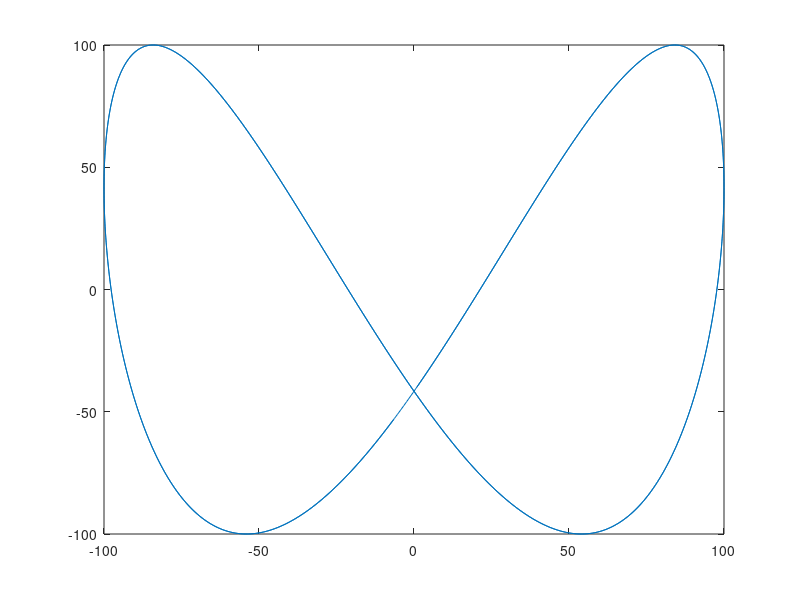

The MATLAB script that drew this image: (Note: this script raises an error after producing the figure.)
% Dy6
clc
close all
clearvars

%
datafull = importdata('ue6_EKF.txt');
data = datafull.data;
data2 = flip(data);
clear datafull

% wahr
dt = 0.01;
t = 0.01:dt:12.5;
yw = 100 * cos(2*t-2);
xw = 100 * sin(t);
figure
plot(xw,yw)

% RW
% sigma_p = sqrt(0.1);
% sigma_r = sqrt(0.01);
% F = [0,0;0,0];
% G = [1,0;0,1];
% A = [-F,G * eye(2) * sigma_p^2 * G';zeros(2),F'] * dt;
% B = expm(A);
% Phi = B(3:4,3:4)';
% Q = Phi * B(1:2,1:2);
% R = sigma_r^2;
% 
% x1 = zeros(length(data)+1,2);
% x1(1,:) = [0,-41.61];
% x1 = x1';
% P1 = zeros(2,2,length(data)+1);
% P1(:,:,1) = [10,0;0,10];

xp1 = -130.56;
yp1 = 0;
xp2 = 13.10;
yp2 = -100.35;
% for i = 1:length(data)
%     xnn_p = Phi * x1(:,i);
%     para = sqrt((xp1 - x1(1,i))^2 + (yp1 - x1(2,i))^2);
%     z = data(i,2);
%     H = [(xp1 - x1(1,i))/para,(yp1 - x1(2,i))/para];
%     Pnnp = Phi * P1(:,:,i) * Phi' + Q;
%     K = Pnnp * H' * inv(H * Pnnp * H' + R);
%     x1(:,i+1) = xnn_p + K * (z - H * xnn_p);
%     P1(:,:,i+1) = (eye(2) - K * H) * Pnnp;
% end


% IRW
xa = 0;
ya = -41.61;
[x21,P21] = IRW(data,xa,ya,xp1,yp1);
[x22,P22] = IRW(data,xa,ya,xp2,yp2);



[x23,P23] = IRW(data2,x21(1,end),x21(3,end),xp1,yp1);
[x24,P24] = IRW(data2,x22(1,end),x22(3,end),xp2,yp2);

x23f = flip(x23,2);
P23f = flip(P23,3);

x24f = flip(x24,2);
P24f = flip(P24,3);

x25 = zeros(4,1251);
P25 = zeros(4,4,1251);
for i = 1:1251
    P25(:,:,i) = inv(inv(P21(:,:,i)) + inv(P23f(:,:,i)));
    x25(:,i) = P25(:,:,i) * (inv(P21(:,:,i)) * x21(:,i) + inv(P23f(:,:,i)) * x23f(:,i));
end

x26 = zeros(4,1251);
P26 = zeros(4,4,1251);
for i = 1:1251
    P26(:,:,i) = inv(inv(P22(:,:,i)) + inv(P24f(:,:,i)));
    x26(:,i) = P26(:,:,i) * (inv(P22(:,:,i)) * x22(:,i) + inv(P24f(:,:,i)) * x24f(:,i));
end

figure
hold on
plot(x23(1,:),x23(3,:))
plot(x24(1,:),x24(3,:))
plot(xw,yw)


figure
hold on
plot(x21(1,:),x21(3,:))
plot(x22(1,:),x22(3,:))
plot(xw,yw)

figure
hold on
plot(x25(1,:),x25(3,:))
plot(x26(1,:),x26(3,:))
plot(xw,yw)
